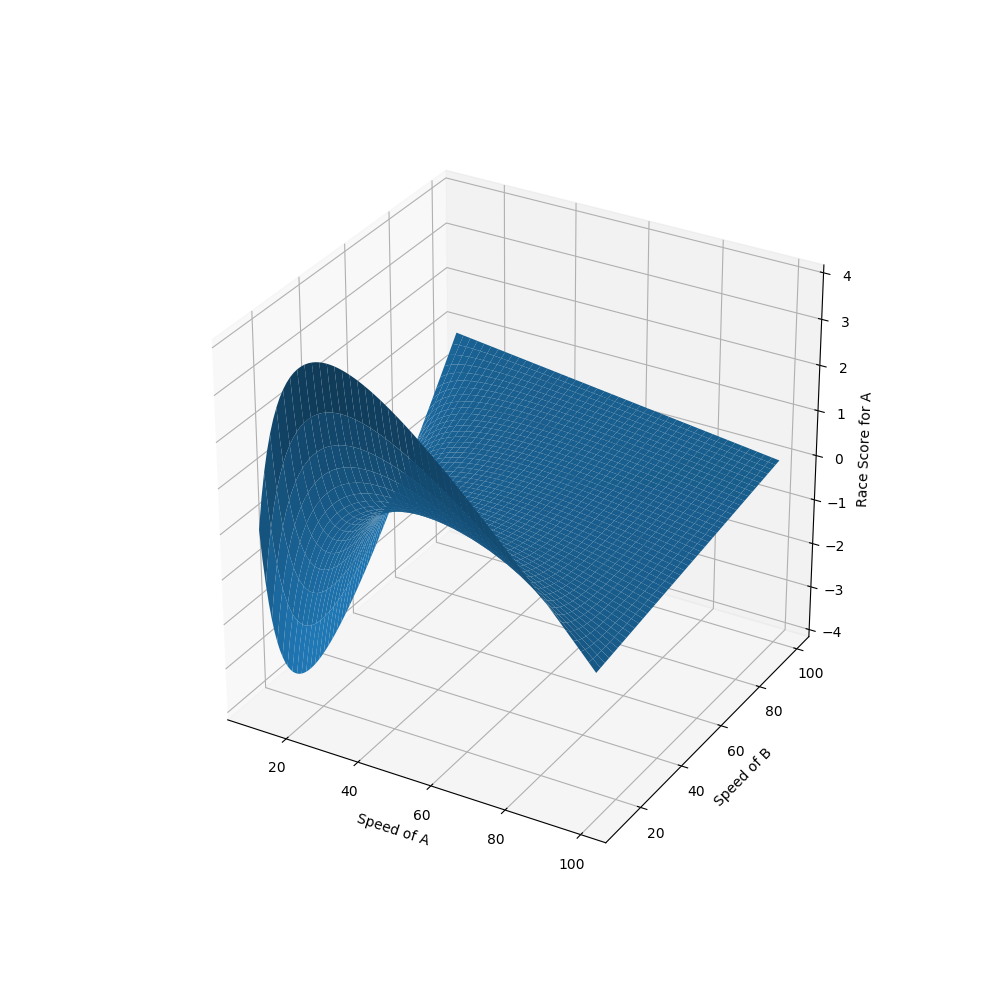

Write the Python code that produced this figure.
"""
=========================================================================================
Racing Duel

Players have cars with maximum speed of 100 km/h. They can sacrifice their speed to make
the track of the opponent longer by 1 km per 1 km/h of speed. A player's score is the
difference between finish times.

What is the optimal strategy to maximize winning chances and the score?

=========================================================================================
"""

import numpy as np
from numpy import arange
from mpl_toolkits.mplot3d.axes3d import Axes3D
import matplotlib.pyplot as plt


def score(A, B):
    """Compute the outcome of the race for player A, given A and B to be speeds of the cars."""
    assert 10 <= A <= 100 and 10 <= B <= 100  # you can't get too slow or too fast
    trackA = 100 - B
    trackB = 100 - A
    tA = trackA/A
    tB = trackB/B
    return tB - tA


# Graph the space of possible scores for A
speeds = arange(10, 101)
A, B = np.meshgrid(speeds, speeds)
S = np.array([list(map(score, Arow, Brow)) for (Arow, Brow) in zip(A, B)])

fig = plt.figure(figsize=(10, 10))
ax = fig.add_subplot(1, 1, 1, projection='3d')
ax.set_xlabel('Speed of A')
ax.set_ylabel('Speed of B')
ax.set_zlabel('Race Score for A')
ax.plot_surface(A, B, S)
plt.savefig('racing_duel.png')
plt.close(fig)

# Maximum score for A
print("Max score for A:",
      max([score(A, B), A, B] for A in speeds for B in speeds))

# If player B gets to respond with a speed choice, with full knowledge of A's choice, what
# speed should A choose to maximize the score?
print("Max score for A if B responds:",
      max(min([score(A, B), A, B] for B in speeds) for A in speeds))

# What if B chooses a speed first, and then A responds?
print("Max score for B if A responds:",
      min(max([score(A, B), A, B] for A in speeds) for B in speeds))
